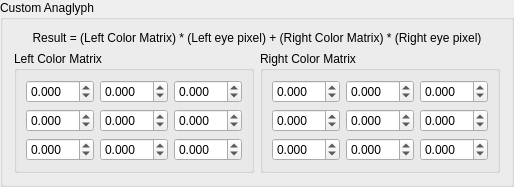
        <widget class="QGroupBox" name="customAnaGlyphSettings">
         <property name="title">
          <string>Custom Anaglyph</string>
         </property>
         <layout class="QVBoxLayout" name="verticalLayout_17">
          <item>
           <widget class="QLabel" name="label_10">
            <property name="text">
             <string>Result = (Left Color Matrix) * (Left eye pixel) + (Right Color Matrix) * (Right eye pixel)</string>
            </property>
            <property name="textFormat">
             <enum>Qt::RichText</enum>
            </property>
            <property name="alignment">
             <set>Qt::AlignCenter</set>
            </property>
           </widget>
          </item>
          <item>
           <layout class="QHBoxLayout" name="horizontalLayout_13">
            <item>
             <widget class="QGroupBox" name="groupBox_8">
              <property name="title">
               <string>Left Color Matrix</string>
              </property>
              <layout class="QVBoxLayout" name="verticalLayout_15">
               <item>
                <layout class="QGridLayout" name="gridLayout">
                 <item row="0" column="0">
                  <widget class="QDoubleSpinBox" name="lcm0">
                   <property name="decimals">
                    <number>3</number>
                   </property>
                   <property name="minimum">
                    <double>-10.000000000000000</double>
                   </property>
                   <property name="maximum">
                    <double>10.000000000000000</double>
                   </property>
                   <property name="singleStep">
                    <double>0.100000000000000</double>
                   </property>
                  </widget>
                 </item>
                 <item row="0" column="1">
                  <widget class="QDoubleSpinBox" name="lcm3">
                   <property name="decimals">
                    <number>3</number>
                   </property>
                   <property name="minimum">
                    <double>-10.000000000000000</double>
                   </property>
                   <property name="maximum">
                    <double>10.000000000000000</double>
                   </property>
                   <property name="singleStep">
                    <double>0.100000000000000</double>
                   </property>
                  </widget>
                 </item>
                 <item row="0" column="2">
                  <widget class="QDoubleSpinBox" name="lcm6">
                   <property name="decimals">
                    <number>3</number>
                   </property>
                   <property name="minimum">
                    <double>-10.000000000000000</double>
                   </property>
                   <property name="maximum">
                    <double>10.000000000000000</double>
                   </property>
                   <property name="singleStep">
                    <double>0.100000000000000</double>
                   </property>
                  </widget>
                 </item>
                 <item row="1" column="0">
                  <widget class="QDoubleSpinBox" name="lcm1">
                   <property name="decimals">
                    <number>3</number>
                   </property>
                   <property name="minimum">
                    <double>-10.000000000000000</double>
                   </property>
                   <property name="maximum">
                    <double>10.000000000000000</double>
                   </property>
                   <property name="singleStep">
                    <double>0.100000000000000</double>
                   </property>
                  </widget>
                 </item>
                 <item row="1" column="1">
                  <widget class="QDoubleSpinBox" name="lcm4">
                   <property name="decimals">
                    <number>3</number>
                   </property>
                   <property name="minimum">
                    <double>-10.000000000000000</double>
                   </property>
                   <property name="maximum">
                    <double>10.000000000000000</double>
                   </property>
                   <property name="singleStep">
                    <double>0.100000000000000</double>
                   </property>
                  </widget>
                 </item>
                 <item row="1" column="2">
                  <widget class="QDoubleSpinBox" name="lcm7">
                   <property name="decimals">
                    <number>3</number>
                   </property>
                   <property name="minimum">
                    <double>-10.000000000000000</double>
                   </property>
                   <property name="maximum">
                    <double>10.000000000000000</double>
                   </property>
                   <property name="singleStep">
                    <double>0.100000000000000</double>
                   </property>
                  </widget>
                 </item>
                 <item row="2" column="0">
                  <widget class="QDoubleSpinBox" name="lcm2">
                   <property name="decimals">
                    <number>3</number>
                   </property>
                   <property name="minimum">
                    <double>-10.000000000000000</double>
                   </property>
                   <property name="maximum">
                    <double>10.000000000000000</double>
                   </property>
                   <property name="singleStep">
                    <double>0.100000000000000</double>
                   </property>
                  </widget>
                 </item>
                 <item row="2" column="1">
                  <widget class="QDoubleSpinBox" name="lcm5">
                   <property name="decimals">
                    <number>3</number>
                   </property>
                   <property name="minimum">
                    <double>-10.000000000000000</double>
                   </property>
                   <property name="maximum">
                    <double>10.000000000000000</double>
                   </property>
                   <property name="singleStep">
                    <double>0.100000000000000</double>
                   </property>
                  </widget>
                 </item>
                 <item row="2" column="2">
                  <widget class="QDoubleSpinBox" name="lcm8">
                   <property name="decimals">
                    <number>3</number>
                   </property>
                   <property name="minimum">
                    <double>-10.000000000000000</double>
                   </property>
                   <property name="maximum">
                    <double>10.000000000000000</double>
                   </property>
                   <property name="singleStep">
                    <double>0.100000000000000</double>
                   </property>
                  </widget>
                 </item>
                </layout>
               </item>
              </layout>
             </widget>
            </item>
            <item>
             <widget class="QGroupBox" name="groupBox_9">
              <property name="title">
               <string>Right Color Matrix</string>
              </property>
              <layout class="QVBoxLayout" name="verticalLayout_16">
               <item>
                <layout class="QGridLayout" name="gridLayout_2">
                 <item row="0" column="0">
                  <widget class="QDoubleSpinBox" name="rcm0">
                   <property name="decimals">
                    <number>3</number>
                   </property>
                   <property name="minimum">
                    <double>-10.000000000000000</double>
                   </property>
                   <property name="maximum">
                    <double>10.000000000000000</double>
                   </property>
                   <property name="singleStep">
                    <double>0.100000000000000</double>
                   </property>
                  </widget>
                 </item>
                 <item row="0" column="1">
                  <widget class="QDoubleSpinBox" name="rcm3">
                   <property name="decimals">
                    <number>3</number>
                   </property>
                   <property name="minimum">
                    <double>-10.000000000000000</double>
                   </property>
                   <property name="maximum">
                    <double>10.000000000000000</double>
                   </property>
                   <property name="singleStep">
                    <double>0.100000000000000</double>
                   </property>
                  </widget>
                 </item>
                 <item row="0" column="2">
                  <widget class="QDoubleSpinBox" name="rcm6">
                   <property name="decimals">
                    <number>3</number>
                   </property>
                   <property name="minimum">
                    <double>-10.000000000000000</double>
                   </property>
                   <property name="maximum">
                    <double>10.000000000000000</double>
                   </property>
                   <property name="singleStep">
                    <double>0.100000000000000</double>
                   </property>
                  </widget>
                 </item>
                 <item row="1" column="0">
                  <widget class="QDoubleSpinBox" name="rcm1">
                   <property name="decimals">
                    <number>3</number>
                   </property>
                   <property name="minimum">
                    <double>-10.000000000000000</double>
                   </property>
                   <property name="maximum">
                    <double>10.000000000000000</double>
                   </property>
                   <property name="singleStep">
                    <double>0.100000000000000</double>
                   </property>
                  </widget>
                 </item>
                 <item row="1" column="1">
                  <widget class="QDoubleSpinBox" name="rcm4">
                   <property name="decimals">
                    <number>3</number>
                   </property>
                   <property name="minimum">
                    <double>-10.000000000000000</double>
                   </property>
                   <property name="maximum">
                    <double>10.000000000000000</double>
                   </property>
                   <property name="singleStep">
                    <double>0.100000000000000</double>
                   </property>
                  </widget>
                 </item>
                 <item row="1" column="2">
                  <widget class="QDoubleSpinBox" name="rcm7">
                   <property name="decimals">
                    <number>3</number>
                   </property>
                   <property name="minimum">
                    <double>-10.000000000000000</double>
                   </property>
                   <property name="maximum">
                    <double>10.000000000000000</double>
                   </property>
                   <property name="singleStep">
                    <double>0.100000000000000</double>
                   </property>
                  </widget>
                 </item>
                 <item row="2" column="0">
                  <widget class="QDoubleSpinBox" name="rcm2">
                   <property name="decimals">
                    <number>3</number>
                   </property>
                   <property name="minimum">
                    <double>-10.000000000000000</double>
                   </property>
                   <property name="maximum">
                    <double>10.000000000000000</double>
                   </property>
                   <property name="singleStep">
                    <double>0.100000000000000</double>
                   </property>
                  </widget>
                 </item>
                 <item row="2" column="1">
                  <widget class="QDoubleSpinBox" name="rcm5">
                   <property name="decimals">
                    <number>3</number>
                   </property>
                   <property name="minimum">
                    <double>-10.000000000000000</double>
                   </property>
                   <property name="maximum">
                    <double>10.000000000000000</double>
                   </property>
                   <property name="singleStep">
                    <double>0.100000000000000</double>
                   </property>
                  </widget>
                 </item>
                 <item row="2" column="2">
                  <widget class="QDoubleSpinBox" name="rcm8">
                   <property name="decimals">
                    <number>3</number>
                   </property>
                   <property name="minimum">
                    <double>-10.000000000000000</double>
                   </property>
                   <property name="maximum">
                    <double>10.000000000000000</double>
                   </property>
                   <property name="singleStep">
                    <double>0.100000000000000</double>
                   </property>
                  </widget>
                 </item>
                </layout>
               </item>
              </layout>
             </widget>
            </item>
           </layout>
          </item>
         </layout>
        </widget>
